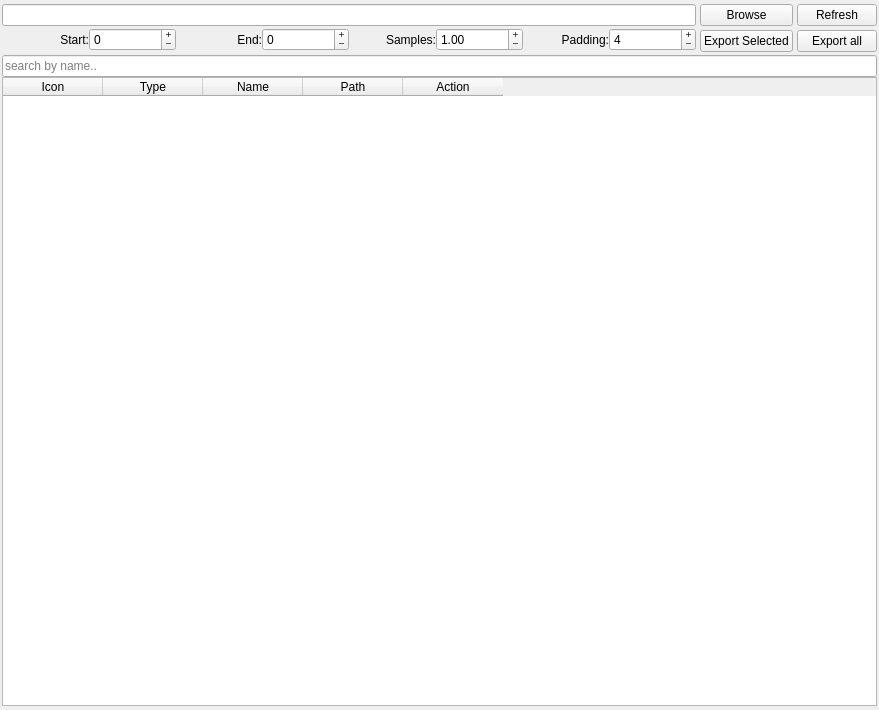
<?xml version="1.0" encoding="UTF-8"?>
<ui version="4.0">
 <class>cache_dialog</class>
 <widget class="QWidget" name="cache_dialog">
  <property name="geometry">
   <rect>
    <x>0</x>
    <y>0</y>
    <width>879</width>
    <height>710</height>
   </rect>
  </property>
  <property name="windowTitle">
   <string>Form</string>
  </property>
  <property name="styleSheet">
   <string notr="true">QPushButton[accessibleName=&quot;normalBtn&quot;]{
    color: #ffffff;
    border: 3px solid rgba(0, 0, 0, 0.1) rgba(0, 0, 0, 0.1) rgba(0, 0, 0, 0.25);
    border-radius: 6px;
    background-color: qlineargradient(
        x1: 0, y1: 0, x2: 0, y2: 1,
        stop: 0 #3498DB, stop: 1 #2C81BA
    );
    height: 22;

}
QPushButton[accessibleName=&quot;alertBtn&quot;]{
    color: #ffffff;
    border: 3px solid rgba(0, 0, 0, 0.1) rgba(0, 0, 0, 0.1) rgba(0, 0, 0, 0.25);
    border-radius: 6px;
    background-color: qlineargradient(
        x1: 0, y1: 0, x2: 0, y2: 1,
        stop: 0 #EE5F5B, stop: 1 #BD362F
    );
    height: 22;

}
QPushButton:hover[accessibleName=&quot;alertBtn&quot;]{
    background-color: qlineargradient(
        x1: 0, y1: 0, x2: 0, y2: 1,
        stop: 0 #BD362F, stop: 1 #EE5F5B
    );
}
QPushButton:hover[accessibleName=&quot;normalBtn&quot;]{
    background-color: qlineargradient(
        x1: 0, y1: 0, x2: 0, y2: 1,
        stop: 0 #2c6ca6, stop: 1 #3385c3
    );
}
QPushButton:pressed[accessibleName=&quot;alertBtn&quot;]{
    background-color: qlineargradient(
        x1: 0, y1: 0, x2: 0, y2: 1,
        stop: 0 #d73830, stop: 1 #dc3930
    );
}
QPushButton:pressed[accessibleName=&quot;normalBtn&quot;]{
    background-color: qlineargradient(
        x1: 0, y1: 0, x2: 0, y2: 1,
        stop: 0 #3385c3, stop: 1 #3385c3
    );
}
</string>
  </property>
  <layout class="QVBoxLayout" name="verticalLayout_2">
   <property name="leftMargin">
    <number>2</number>
   </property>
   <property name="topMargin">
    <number>4</number>
   </property>
   <property name="rightMargin">
    <number>2</number>
   </property>
   <property name="bottomMargin">
    <number>4</number>
   </property>
   <item>
    <layout class="QVBoxLayout" name="mainLayout">
     <property name="spacing">
      <number>0</number>
     </property>
     <item>
      <layout class="QGridLayout" name="gridLayout" columnstretch="0,0,0">
       <property name="horizontalSpacing">
        <number>4</number>
       </property>
       <property name="verticalSpacing">
        <number>2</number>
       </property>
       <item row="0" column="0">
        <widget class="QLineEdit" name="directory">
         <property name="enabled">
          <bool>true</bool>
         </property>
         <property name="dragEnabled">
          <bool>true</bool>
         </property>
         <property name="readOnly">
          <bool>false</bool>
         </property>
        </widget>
       </item>
       <item row="1" column="1">
        <widget class="QPushButton" name="doSelectedBtn">
         <property name="focusPolicy">
          <enum>Qt::StrongFocus</enum>
         </property>
         <property name="styleSheet">
          <string notr="true"/>
         </property>
         <property name="text">
          <string>Export Selected</string>
         </property>
        </widget>
       </item>
       <item row="0" column="1">
        <widget class="QPushButton" name="browseBtn">
         <property name="focusPolicy">
          <enum>Qt::NoFocus</enum>
         </property>
         <property name="accessibleName">
          <string/>
         </property>
         <property name="text">
          <string>Browse</string>
         </property>
        </widget>
       </item>
       <item row="1" column="0">
        <layout class="QHBoxLayout" name="settingsLayout">
         <property name="spacing">
          <number>0</number>
         </property>
         <property name="bottomMargin">
          <number>4</number>
         </property>
         <item>
          <widget class="QLabel" name="fStartLabel">
           <property name="text">
            <string>Start:</string>
           </property>
           <property name="alignment">
            <set>Qt::AlignRight|Qt::AlignTrailing|Qt::AlignVCenter</set>
           </property>
           <property name="margin">
            <number>2</number>
           </property>
          </widget>
         </item>
         <item>
          <widget class="QSpinBox" name="fStart">
           <property name="sizePolicy">
            <sizepolicy hsizetype="Minimum" vsizetype="Fixed">
             <horstretch>0</horstretch>
             <verstretch>0</verstretch>
            </sizepolicy>
           </property>
           <property name="buttonSymbols">
            <enum>QAbstractSpinBox::PlusMinus</enum>
           </property>
           <property name="minimum">
            <number>-99999999</number>
           </property>
           <property name="maximum">
            <number>99999999</number>
           </property>
          </widget>
         </item>
         <item>
          <widget class="QLabel" name="fEndLabel">
           <property name="enabled">
            <bool>true</bool>
           </property>
           <property name="text">
            <string>End:</string>
           </property>
           <property name="alignment">
            <set>Qt::AlignRight|Qt::AlignTrailing|Qt::AlignVCenter</set>
           </property>
           <property name="margin">
            <number>2</number>
           </property>
          </widget>
         </item>
         <item>
          <widget class="QSpinBox" name="fEnd">
           <property name="enabled">
            <bool>true</bool>
           </property>
           <property name="sizePolicy">
            <sizepolicy hsizetype="Minimum" vsizetype="Fixed">
             <horstretch>0</horstretch>
             <verstretch>0</verstretch>
            </sizepolicy>
           </property>
           <property name="buttonSymbols">
            <enum>QAbstractSpinBox::PlusMinus</enum>
           </property>
           <property name="minimum">
            <number>-9999999</number>
           </property>
           <property name="maximum">
            <number>9999999</number>
           </property>
          </widget>
         </item>
         <item>
          <widget class="QLabel" name="samplingLabel">
           <property name="text">
            <string>Samples:</string>
           </property>
           <property name="alignment">
            <set>Qt::AlignRight|Qt::AlignTrailing|Qt::AlignVCenter</set>
           </property>
           <property name="margin">
            <number>2</number>
           </property>
          </widget>
         </item>
         <item>
          <widget class="QDoubleSpinBox" name="samples">
           <property name="sizePolicy">
            <sizepolicy hsizetype="Minimum" vsizetype="Fixed">
             <horstretch>0</horstretch>
             <verstretch>0</verstretch>
            </sizepolicy>
           </property>
           <property name="buttonSymbols">
            <enum>QAbstractSpinBox::PlusMinus</enum>
           </property>
           <property name="minimum">
            <double>0.100000000000000</double>
           </property>
           <property name="maximum">
            <double>9999.000000000000000</double>
           </property>
           <property name="singleStep">
            <double>0.100000000000000</double>
           </property>
           <property name="value">
            <double>1.000000000000000</double>
           </property>
          </widget>
         </item>
         <item>
          <widget class="QLabel" name="paddingLabel">
           <property name="lineWidth">
            <number>1</number>
           </property>
           <property name="text">
            <string>Padding:</string>
           </property>
           <property name="alignment">
            <set>Qt::AlignRight|Qt::AlignTrailing|Qt::AlignVCenter</set>
           </property>
           <property name="margin">
            <number>2</number>
           </property>
          </widget>
         </item>
         <item>
          <widget class="QSpinBox" name="padding">
           <property name="sizePolicy">
            <sizepolicy hsizetype="Minimum" vsizetype="Fixed">
             <horstretch>0</horstretch>
             <verstretch>0</verstretch>
            </sizepolicy>
           </property>
           <property name="buttonSymbols">
            <enum>QAbstractSpinBox::PlusMinus</enum>
           </property>
           <property name="minimum">
            <number>-999999</number>
           </property>
           <property name="maximum">
            <number>999999</number>
           </property>
           <property name="value">
            <number>4</number>
           </property>
          </widget>
         </item>
        </layout>
       </item>
       <item row="1" column="2">
        <widget class="QPushButton" name="doAllBtn">
         <property name="focusPolicy">
          <enum>Qt::NoFocus</enum>
         </property>
         <property name="toolTip">
          <string>Export all found cache</string>
         </property>
         <property name="accessibleName">
          <string>alertBtn</string>
         </property>
         <property name="styleSheet">
          <string notr="true"/>
         </property>
         <property name="text">
          <string>Export all</string>
         </property>
        </widget>
       </item>
       <item row="0" column="2">
        <widget class="QPushButton" name="refreshBtn">
         <property name="minimumSize">
          <size>
           <width>70</width>
           <height>0</height>
          </size>
         </property>
         <property name="maximumSize">
          <size>
           <width>16777215</width>
           <height>16777215</height>
          </size>
         </property>
         <property name="focusPolicy">
          <enum>Qt::NoFocus</enum>
         </property>
         <property name="accessibleName">
          <string>normalBtn</string>
         </property>
         <property name="text">
          <string>Refresh</string>
         </property>
        </widget>
       </item>
      </layout>
     </item>
     <item>
      <widget class="QLineEdit" name="searchEdit">
       <property name="placeholderText">
        <string>search by name..</string>
       </property>
      </widget>
     </item>
     <item>
      <widget class="QTableWidget" name="table">
       <property name="cursor" stdset="0">
        <cursorShape>ArrowCursor</cursorShape>
       </property>
       <property name="focusPolicy">
        <enum>Qt::WheelFocus</enum>
       </property>
       <property name="lineWidth">
        <number>1</number>
       </property>
       <property name="selectionBehavior">
        <enum>QAbstractItemView::SelectRows</enum>
       </property>
       <property name="sortingEnabled">
        <bool>true</bool>
       </property>
       <attribute name="verticalHeaderShowSortIndicator" stdset="0">
        <bool>false</bool>
       </attribute>
       <column>
        <property name="text">
         <string>Icon</string>
        </property>
       </column>
       <column>
        <property name="text">
         <string>Type</string>
        </property>
       </column>
       <column>
        <property name="text">
         <string>Name</string>
        </property>
       </column>
       <column>
        <property name="text">
         <string>Path</string>
        </property>
       </column>
       <column>
        <property name="text">
         <string>Action</string>
        </property>
       </column>
      </widget>
     </item>
    </layout>
   </item>
  </layout>
 </widget>
 <resources/>
 <connections/>
</ui>
